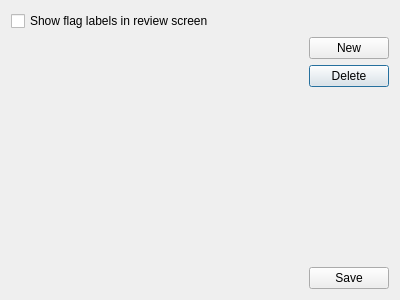
<?xml version="1.0" encoding="UTF-8"?>
<ui version="4.0">
 <class>Dialog</class>
 <widget class="QDialog" name="Dialog">
  <property name="geometry">
   <rect>
    <x>0</x>
    <y>0</y>
    <width>400</width>
    <height>300</height>
   </rect>
  </property>
  <property name="windowTitle">
   <string>Dialog</string>
  </property>
  <layout class="QGridLayout" name="gridLayout">
   <item row="1" column="0" rowspan="5" colspan="4">
    <layout class="QVBoxLayout" name="flag_list_container"/>
   </item>
   <item row="2" column="4">
    <widget class="QPushButton" name="delete_button">
     <property name="text">
      <string>Delete</string>
     </property>
    </widget>
   </item>
   <item row="6" column="4">
    <widget class="QPushButton" name="save_button">
     <property name="text">
      <string>Save</string>
     </property>
    </widget>
   </item>
   <item row="1" column="4">
    <widget class="QPushButton" name="new_button">
     <property name="text">
      <string>New</string>
     </property>
    </widget>
   </item>
   <item row="0" column="0">
    <widget class="QCheckBox" name="show_flag_labels">
     <property name="text">
      <string>Show flag labels in review screen</string>
     </property>
    </widget>
   </item>
  </layout>
 </widget>
 <resources/>
 <connections/>
</ui>
